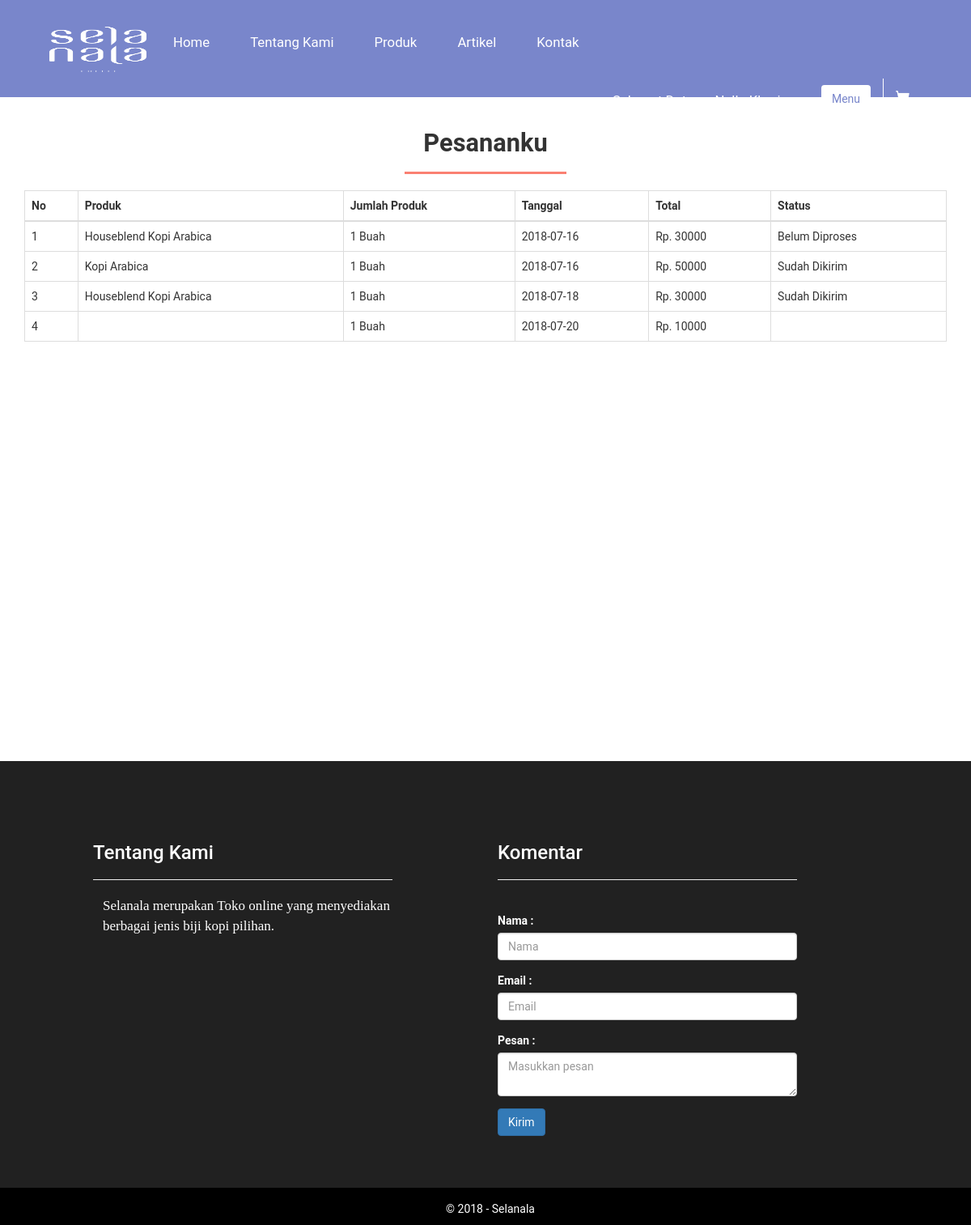
Page /pesananku.php (signed in) on the committed database.
### tables this page shows
CREATE TABLE `tabel_user` (
  `idUser` int(5) NOT NULL,
  `namaUser` varchar(30) NOT NULL,
  `email` varchar(30) NOT NULL,
  `password` varchar(40) NOT NULL,
  `alamat` text NOT NULL,
  `telp` varchar(15) NOT NULL
);

CREATE TABLE `tabel_transaksi` (
  `idTransaksi` int(3) NOT NULL,
  `kdTransaksi` char(6) NOT NULL,
  `idUser` int(5) NOT NULL,
  `daftarBarang` text NOT NULL,
  `level` varchar(15) NOT NULL,
  `jumlah` int(5) NOT NULL,
  `tanggal` date NOT NULL,
  `total` int(15) NOT NULL,
  `status` varchar(30) NOT NULL
);

### pesananku.php (the view, shortened to what this page needs)
<!DOCTYPE html>
<html>
<head>
  <link rel="stylesheet" type="text/css" href="plugin/bootstrap/css/bootstrap.min.css">
  <link rel="stylesheet" type="text/css" href="asset/css/main.css">
</head>
<body>
<?php include('component/nav.php'); ?>
<div class="container-fluid" id="isi" >
<div class="row">
    <div class="col-xs-2 col-xs-offset-5" id="bijikopi">
      <h3 style="font-family: Roboto; font-size:2.2em;"><strong>Pesananku</strong></h3>
    </div>
</div>
<div class="container pesanan">
  <div class="row">
    <div class="col-xs-12">
      <div class="table-responsive">
        <table summary="Tabel Pesananku" class="table table-bordered table-hover">
          <thead>
            <tr>
              <th>No</th>
              <th>Produk</th>
              <th>Jumlah Produk</th>
              <th>Tanggal</th>
              <th>Total</th>
              <th>Status</th>
            </tr>
          </thead>
          <tbody>
            <?php
            require("config/config.php");
            $queryPesanan = mysqli_query($conn, "SELECT * FROM tabel_transaksi WHERE idUser='$_SESSION[idUser]' ");
            $no = 1;
            while($data = mysqli_fetch_array($queryPesanan)) {
            echo '
            <tr>
              <td>'.$no.'</td>
              <td>'.$data['daftarBarang'].'</td>
              <td>'.$data['jumlah'].' Buah</td>
              <td>'.$data['tanggal'].'</td>
              <td>Rp. '.$data['total'].'</td>
              <td>'.$data['status'].'</td>
            </tr>
            ';
            $no++;
            }
            ?>
          </tbody>
        </table>
      </div>
    </div>
  </div>
</div>
</div>
<?php include('component/footer.php'); ?>
</body>
</html>

### component/nav.php (shortened to what this page needs)
<nav class="navbar navbar-fixed">
  <div class="container-fluid">
    <div class="navbar-header">
      <a class="navbar-brand" href="index.php">
        <img style="width:10vw; height:7vh; padding-top:0px;" alt="Brand" src="asset/img/selanala.png">
      </a>
    </div>
    <div class="col-xs-6">
      <ul class="nav nav-pills kategori2">
        <li><a href="index.php">Home</a></li>
        <li><a href="tentang-kami.php">Tentang Kami</a></li>
        <li><a href="produk.php">Produk</a></li>
        <li><a href="artikel.php" >Artikel</a></li>
        <li><a href="kontak.php">Kontak</a></li>
      </ul>
    </div>
    <ul class="nav navbar-nav navbar-right" >
      <li class='visitor'>
      <?php
          require('config/config.php');
          if(isset($_SESSION['idUser'])){
            $queryUser = mysqli_query($conn, "SELECT * FROM tabel_user WHERE idUser='$_SESSION[idUser]'");
            $arrayUser = mysqli_fetch_array($queryUser);
            echo '
                Selamat Datang, '.$arrayUser['namaUser'].'
            ';
          }else{
            echo ''
            ;
          }
       ?>
      </li>
      <li>
        <?php
          if(isset($_SESSION['idUser'])){
           echo '
           <div class="dropdown show" style="margin-right: 15px;">
           <a class="btn navbar-btn" href="#" role="button" id="dropdownMenuLink" data-toggle="dropdown" aria-haspopup="true" aria-expanded="false" style="color:#7986cb;background-color: white;">
             Menu
           </a>
           <div class="dropdown-menu" aria-labelledby="dropdownMenuLink">
             <a class="dropdown-item" href="pesananku.php">Pesananku</a>
             <a class="dropdown-item" href="proses/logout.php">Logout</a>
           </div>
         </div>
           ';
          }else{
            echo '
                <button class="btn navbar-btn" id="btn-login"><b>Login</b></button>
            ';
          }
       ?>
      </li>
      <li style="border-left: 1px solid white">
      <?php
        if(isset($_SESSION['idUser'])){
          echo '
            <a class="not-active" href="keranjang.php" data-toggle="tooltip" data-placement="bottom" title="Keranjang"  ><i class="glyphicon glyphicon-shopping-cart" id="trolly"></i></a>
          ';
        }else{
          echo '
            <a class="not-active" href="#" data-toggle="tooltip" data-placement="bottom" title="Keranjang"  ><i class="glyphicon glyphicon-shopping-cart" id="trolly"></i></a>
          ';
        }
       ?>
      </li>
    </ul>
</nav>

### component/footer.php
<div class="container-fluid" id="footer">
  <div class="row">
  <div class="col-xs-4 col-xs-offset-1 text-white">
    <h3 style="font-family:Roboto">Tentang Kami </h3>
    <hr>
      <p style="padding-left:0;margin-top: 8px; font-family: Eras Demi ITC; font-size: 17px">
      Selanala merupakan Toko online yang menyediakan berbagai jenis biji kopi pilihan.</p>
    </div>
    <div class="col-xs-4 col-xs-offset-1 text-white">
    <h3 style="font-family:Roboto">Komentar </h3>
    <hr>
    <br>
      <form action="./proses/komentar.php" method="post" role="form">
        <div class="form-group">
          <label for="nama">Nama : </label>
          <input type="text" class="form-control" name="nama" placeholder="Nama">
        </div>
        <div class="form-group">
          <label for="email">Email : </label>
          <input type="text" class="form-control" name="email" placeholder="Email">
        </div>
        <div class="form-group">
          <label for="pesan">Pesan : </label>
          <textarea class="form-control" name="pesan" placeholder="Masukkan pesan "></textarea>
        </div>
        <button type="submit" class="btn btn-primary">Kirim</button>
      </form>
    </div>
  </div>
  <div class="row" id="cpy">
    <div class="col-xs-12">
      <p style="color : white; text-align: center;">&copy; 2018 - Selanala</p>
    </div>
  </div>
</div>

### asset/css/main.css (style rules this page uses)
body,html { margin:0; padding: 0; font-family: 'Roboto', sans-serif; }
.text-white { color: white !important; }
input[type="text"],textarea[type="text"]::-webkit-input-placeholder { color:black; opacity: 1 !important; }
input[type="text"],textarea[type="text"]::-moz-placeholder { color:black; opacity: 1 !important; }
nav { height: 15vh !important; background-color: #7986cb!important; border-radius: 0 !important; position: relative; !important; width: 100% !important; z-index: 2; }
.navbar-fixed > .container-fluid { padding: 0px !important; }
.navbar-brand { padding:0px !important; margin-left: 5vw !important; margin-top: 4vh !important; }
.navbar-fixed .navbar-nav { margin-right: 5vw !important; margin-top: 3vh !important; }
.navbar-fixed .navbar-nav > li > a { color: white !important; font-size: 1.1em !important; }
.navbar-fixed .navbar-nav > li > a .glyphicon { color: white !important !important; font-size: 1.1em !important; }
#footer { background-color: #212121 !important; bottom: 0; padding-top: 10vh; }
#cpy { margin-top: 8vh; background: black; padding-top: 2vh; }
textarea { resize: vertical !important; }
.pesanan { margin-top: 20px; }
.kategori2 { margin-top: 4vh; }
.kategori2 > li { margin-right: 1vw; }
.kategori2 > li > a { padding: 1vh 1.5vw; font-style: bold ; font-size: 1.2em; color: #fff; }
.visitor { padding: 2vh 1.5vw; font-size: 1.2em; color: #fff; }
#isi { min-height: 100vh; padding-bottom: 5vh; }
#bijikopi { border-bottom: 3px solid salmon; text-align:center; padding-bottom: 1vh; font-style: bold; }
.laris > .laris-box > .price-container > h4,p { margin-left: 1vw; }
ul { list-style: none !important; }

### rows in the picture
tabel_user: namaUser "Nella Kharisma"
tabel_transaksi: daftarBarang "Houseblend Kopi Arabica", jumlah "1", tanggal "2018-07-16", total "30000", status "Belum Diproses"
tabel_transaksi: daftarBarang "Kopi Arabica", jumlah "1", tanggal "2018-07-16", total "50000", status "Sudah Dikirim"
tabel_transaksi: daftarBarang "Houseblend Kopi Arabica", jumlah "1", tanggal "2018-07-18", total "30000", status "Sudah Dikirim"
tabel_transaksi: jumlah "1", tanggal "2018-07-20", total "10000"
